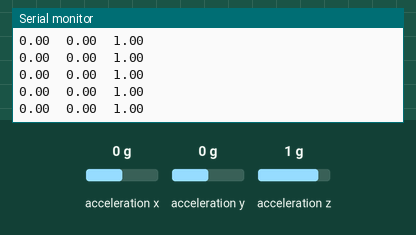
Recording of a sketch running on a simulated Arduino Nano 33 BLE. On the bench: the last lines printed to the serial monitor. The test bench sets the inputs (shaded band); at power-on: acceleration x 0 g, acceleration y 0 g, acceleration z 1 g. Nothing arrives over Bluetooth unless stated; a phone connects over Bluetooth LE 3 s after start.

Above: at 3.8 s.
3.9 s: acceleration x set to -1.4 g
At 4.9 s:
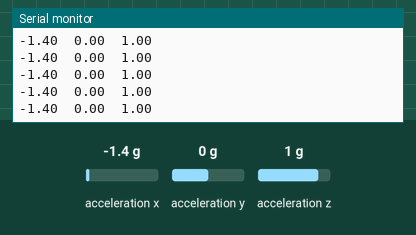
5.4 s: acceleration y set to -1.4 g
At 5.9 s:
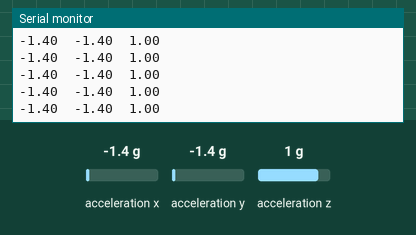

The sketch:

Nano33IMU.ino
```cpp
// https://www.hackster.io/gov/imu-to-you-ae53e1?ref=channel&ref_id=12470_trending___&offset=5

#include <Arduino_LSM9DS1.h>
#include <ArduinoBLE.h>

// Custom BLE IMU Service
BLEService imuService("75600916-874C-4ADB-A3A1-DB5B71487453");

// Custom BLE IMU Characteristics
BLEFloatCharacteristic characteristicAccelX("E6B56A81-BA9C-4781-B2FF-A79329B81F40", BLERead | BLENotify);
BLEFloatCharacteristic characteristicAccelY("6D5C2469-6A3A-4811-A900-822B8CD48BF4", BLERead | BLENotify);
BLEFloatCharacteristic characteristicAccelZ("A3F66B9D-E156-48C7-A9B6-F37E0D21F3FE", BLERead | BLENotify);

float accelX, accelY, accelZ;

void setup() {
  Serial.begin(9600);
  while (!Serial);
  Serial.println("Started");

  if (!IMU.begin()) {
    Serial.println("Failed to initialize IMU!");
    while (1);
  }

  Serial.print("Accelerometer sample rate = ");
  Serial.print(IMU.accelerationSampleRate());
  Serial.println(" Hz");
  Serial.println();

  // begin initialization
  if (!BLE.begin()) {
    Serial.println("starting BLE failed!");
    while (1);
  }

  BLE.setLocalName("Nano33IMU");
  BLE.setAdvertisedService(imuService); // add the service UUID
  imuService.addCharacteristic(characteristicAccelX);
  imuService.addCharacteristic(characteristicAccelY);
  imuService.addCharacteristic(characteristicAccelZ);

  BLE.addService(imuService); // Add the battery service
  characteristicAccelX.writeValue(0.0);
  characteristicAccelY.writeValue(0.0);
  characteristicAccelZ.writeValue(0.0);

  // start advertising
  BLE.advertise();

  Serial.println("Bluetooth device active, waiting for connections...");
}

void loop() {
  // listen for BLE peripherals to connect
  BLEDevice central = BLE.central();

  // if a central is connected to the peripheral
  if (central) {
    Serial.print("Connected to central: ");
    // print the central's BT address:
    Serial.println(central.address());

    while (central.connected()) {
      if (IMU.accelerationAvailable()) {
        IMU.readAcceleration(accelX, accelY, accelZ);
        Serial.print(accelX);
        Serial.print('\t');
        Serial.print(accelY);
        Serial.print('\t');
        Serial.println(accelZ);

        characteristicAccelX.writeValue(accelX);
        characteristicAccelY.writeValue(accelY);
        characteristicAccelZ.writeValue(accelZ);
      }
    }
    Serial.print("Disconnected from central: ");
    Serial.println(central.address());
  }
}
```

Measured:
- after the input at 3.9 s, the serial monitor: prints a new line at once (image 1)
- after the input at 5.4 s, the serial monitor: prints a new line at once (image 2)
